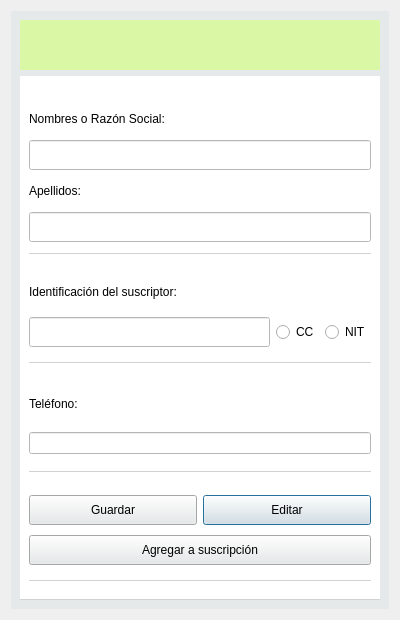
<?xml version="1.0" encoding="UTF-8"?>
<ui version="4.0">
 <class>Dialog</class>
 <widget class="QDialog" name="Dialog">
  <property name="geometry">
   <rect>
    <x>0</x>
    <y>0</y>
    <width>400</width>
    <height>620</height>
   </rect>
  </property>
  <property name="minimumSize">
   <size>
    <width>400</width>
    <height>620</height>
   </size>
  </property>
  <property name="maximumSize">
   <size>
    <width>400</width>
    <height>620</height>
   </size>
  </property>
  <property name="windowTitle">
   <string>Dialog</string>
  </property>
  <layout class="QGridLayout" name="gridLayout">
   <item row="0" column="0">
    <widget class="QWidget" name="widget" native="true">
     <property name="styleSheet">
      <string notr="true">QWidget{
	background-color: #E6E9EA;
}</string>
     </property>
     <layout class="QGridLayout" name="gridLayout_2">
      <item row="1" column="0">
       <widget class="QWidget" name="widget_2" native="true">
        <property name="styleSheet">
         <string notr="true">QLabel, QLineEdit, QSpinBox, QCheckBox, QRadioButton{
	background-color: #FFFFFF;
}

#widget_2, #widget_3, #widget_4, #widget_5, #widget_6, #widget_7, #widget_8, #widget_17{
	background-color: #FFFFFF;
	border-bottom: 0.5px solid #D0D3D4;
}</string>
        </property>
        <layout class="QGridLayout" name="gridLayout_3">
         <property name="horizontalSpacing">
          <number>6</number>
         </property>
         <property name="verticalSpacing">
          <number>0</number>
         </property>
         <item row="7" column="0" colspan="2">
          <widget class="QWidget" name="widget_6" native="true">
           <property name="minimumSize">
            <size>
             <width>0</width>
             <height>100</height>
            </size>
           </property>
           <property name="maximumSize">
            <size>
             <width>16777215</width>
             <height>100</height>
            </size>
           </property>
           <layout class="QGridLayout" name="gridLayout_6">
            <property name="leftMargin">
             <number>0</number>
            </property>
            <property name="topMargin">
             <number>10</number>
            </property>
            <property name="rightMargin">
             <number>0</number>
            </property>
            <property name="bottomMargin">
             <number>10</number>
            </property>
            <item row="1" column="0">
             <widget class="QLineEdit" name="lineEdit_4">
              <property name="layoutDirection">
               <enum>Qt::RightToLeft</enum>
              </property>
              <property name="alignment">
               <set>Qt::AlignRight|Qt::AlignTrailing|Qt::AlignVCenter</set>
              </property>
             </widget>
            </item>
            <item row="0" column="0">
             <widget class="QLabel" name="label_4">
              <property name="minimumSize">
               <size>
                <width>0</width>
                <height>30</height>
               </size>
              </property>
              <property name="maximumSize">
               <size>
                <width>16777215</width>
                <height>30</height>
               </size>
              </property>
              <property name="text">
               <string>Teléfono:</string>
              </property>
             </widget>
            </item>
           </layout>
          </widget>
         </item>
         <item row="8" column="0" colspan="2">
          <widget class="QWidget" name="widget_7" native="true">
           <property name="minimumSize">
            <size>
             <width>0</width>
             <height>100</height>
            </size>
           </property>
           <property name="maximumSize">
            <size>
             <width>16777215</width>
             <height>100</height>
            </size>
           </property>
           <layout class="QGridLayout" name="gridLayout_7">
            <property name="leftMargin">
             <number>0</number>
            </property>
            <property name="topMargin">
             <number>10</number>
            </property>
            <property name="rightMargin">
             <number>0</number>
            </property>
            <property name="bottomMargin">
             <number>10</number>
            </property>
            <item row="0" column="1">
             <widget class="QPushButton" name="pushButton_3">
              <property name="minimumSize">
               <size>
                <width>0</width>
                <height>30</height>
               </size>
              </property>
              <property name="maximumSize">
               <size>
                <width>16777215</width>
                <height>30</height>
               </size>
              </property>
              <property name="text">
               <string>Editar</string>
              </property>
              <property name="icon">
               <iconset resource="resources.qrc">
                <normaloff>:/icons/icon/edit_document_Weight_100.svg</normaloff>:/icons/icon/edit_document_Weight_100.svg</iconset>
              </property>
              <property name="iconSize">
               <size>
                <width>25</width>
                <height>25</height>
               </size>
              </property>
             </widget>
            </item>
            <item row="0" column="0">
             <widget class="QPushButton" name="pushButton">
              <property name="minimumSize">
               <size>
                <width>0</width>
                <height>30</height>
               </size>
              </property>
              <property name="maximumSize">
               <size>
                <width>16777215</width>
                <height>30</height>
               </size>
              </property>
              <property name="text">
               <string>Guardar</string>
              </property>
              <property name="icon">
               <iconset resource="resources.qrc">
                <normaloff>:/icons/icon/save_Weight_100.svg</normaloff>:/icons/icon/save_Weight_100.svg</iconset>
              </property>
              <property name="iconSize">
               <size>
                <width>25</width>
                <height>25</height>
               </size>
              </property>
             </widget>
            </item>
            <item row="1" column="0" colspan="2">
             <widget class="QPushButton" name="pushButton_2">
              <property name="minimumSize">
               <size>
                <width>0</width>
                <height>30</height>
               </size>
              </property>
              <property name="maximumSize">
               <size>
                <width>16777215</width>
                <height>30</height>
               </size>
              </property>
              <property name="text">
               <string>Agregar a suscripción</string>
              </property>
              <property name="icon">
               <iconset resource="resources.qrc">
                <normaloff>:/icons/icon/file_open_Weight_100.svg</normaloff>:/icons/icon/file_open_Weight_100.svg</iconset>
              </property>
              <property name="iconSize">
               <size>
                <width>25</width>
                <height>25</height>
               </size>
              </property>
             </widget>
            </item>
           </layout>
          </widget>
         </item>
         <item row="0" column="0" colspan="2">
          <widget class="QWidget" name="widget_5" native="true">
           <property name="minimumSize">
            <size>
             <width>0</width>
             <height>160</height>
            </size>
           </property>
           <property name="maximumSize">
            <size>
             <width>16777215</width>
             <height>160</height>
            </size>
           </property>
           <layout class="QGridLayout" name="gridLayout_5">
            <property name="leftMargin">
             <number>0</number>
            </property>
            <property name="topMargin">
             <number>10</number>
            </property>
            <property name="rightMargin">
             <number>0</number>
            </property>
            <property name="bottomMargin">
             <number>10</number>
            </property>
            <item row="1" column="0">
             <widget class="QLineEdit" name="lineEdit">
              <property name="minimumSize">
               <size>
                <width>0</width>
                <height>30</height>
               </size>
              </property>
              <property name="maximumSize">
               <size>
                <width>16777215</width>
                <height>30</height>
               </size>
              </property>
             </widget>
            </item>
            <item row="0" column="0">
             <widget class="QLabel" name="label">
              <property name="minimumSize">
               <size>
                <width>0</width>
                <height>30</height>
               </size>
              </property>
              <property name="maximumSize">
               <size>
                <width>16777215</width>
                <height>30</height>
               </size>
              </property>
              <property name="text">
               <string>Nombres o Razón Social:</string>
              </property>
             </widget>
            </item>
            <item row="2" column="0">
             <widget class="QLabel" name="label_2">
              <property name="minimumSize">
               <size>
                <width>0</width>
                <height>30</height>
               </size>
              </property>
              <property name="maximumSize">
               <size>
                <width>16777215</width>
                <height>30</height>
               </size>
              </property>
              <property name="text">
               <string>Apellidos:</string>
              </property>
             </widget>
            </item>
            <item row="3" column="0">
             <widget class="QLineEdit" name="lineEdit_2">
              <property name="minimumSize">
               <size>
                <width>0</width>
                <height>30</height>
               </size>
              </property>
              <property name="maximumSize">
               <size>
                <width>16777215</width>
                <height>30</height>
               </size>
              </property>
             </widget>
            </item>
           </layout>
          </widget>
         </item>
         <item row="4" column="0" colspan="2">
          <widget class="QWidget" name="widget_4" native="true">
           <property name="minimumSize">
            <size>
             <width>0</width>
             <height>100</height>
            </size>
           </property>
           <property name="maximumSize">
            <size>
             <width>16777215</width>
             <height>100</height>
            </size>
           </property>
           <layout class="QGridLayout" name="gridLayout_4">
            <property name="leftMargin">
             <number>0</number>
            </property>
            <property name="topMargin">
             <number>10</number>
            </property>
            <property name="rightMargin">
             <number>0</number>
            </property>
            <property name="bottomMargin">
             <number>10</number>
            </property>
            <item row="2" column="1">
             <widget class="QRadioButton" name="radioButton">
              <property name="minimumSize">
               <size>
                <width>0</width>
                <height>30</height>
               </size>
              </property>
              <property name="maximumSize">
               <size>
                <width>16777215</width>
                <height>30</height>
               </size>
              </property>
              <property name="text">
               <string>CC</string>
              </property>
             </widget>
            </item>
            <item row="2" column="2">
             <widget class="QRadioButton" name="radioButton_2">
              <property name="minimumSize">
               <size>
                <width>0</width>
                <height>30</height>
               </size>
              </property>
              <property name="maximumSize">
               <size>
                <width>16777215</width>
                <height>30</height>
               </size>
              </property>
              <property name="text">
               <string>NIT</string>
              </property>
             </widget>
            </item>
            <item row="2" column="0">
             <widget class="QLineEdit" name="lineEdit_3">
              <property name="minimumSize">
               <size>
                <width>0</width>
                <height>30</height>
               </size>
              </property>
              <property name="maximumSize">
               <size>
                <width>16777215</width>
                <height>30</height>
               </size>
              </property>
             </widget>
            </item>
            <item row="0" column="0" colspan="2">
             <widget class="QLabel" name="label_3">
              <property name="minimumSize">
               <size>
                <width>0</width>
                <height>30</height>
               </size>
              </property>
              <property name="maximumSize">
               <size>
                <width>16777215</width>
                <height>30</height>
               </size>
              </property>
              <property name="text">
               <string>Identificación del suscriptor:</string>
              </property>
             </widget>
            </item>
           </layout>
          </widget>
         </item>
        </layout>
       </widget>
      </item>
      <item row="0" column="0">
       <widget class="QWidget" name="widget_3" native="true">
        <property name="minimumSize">
         <size>
          <width>0</width>
          <height>50</height>
         </size>
        </property>
        <property name="maximumSize">
         <size>
          <width>16777215</width>
          <height>50</height>
         </size>
        </property>
        <property name="styleSheet">
         <string notr="true">#widget_3{
	background-color: #DAF7A6;
}</string>
        </property>
       </widget>
      </item>
     </layout>
    </widget>
   </item>
  </layout>
 </widget>
 <resources>
  <include location="resources.qrc"/>
 </resources>
 <connections/>
</ui>
